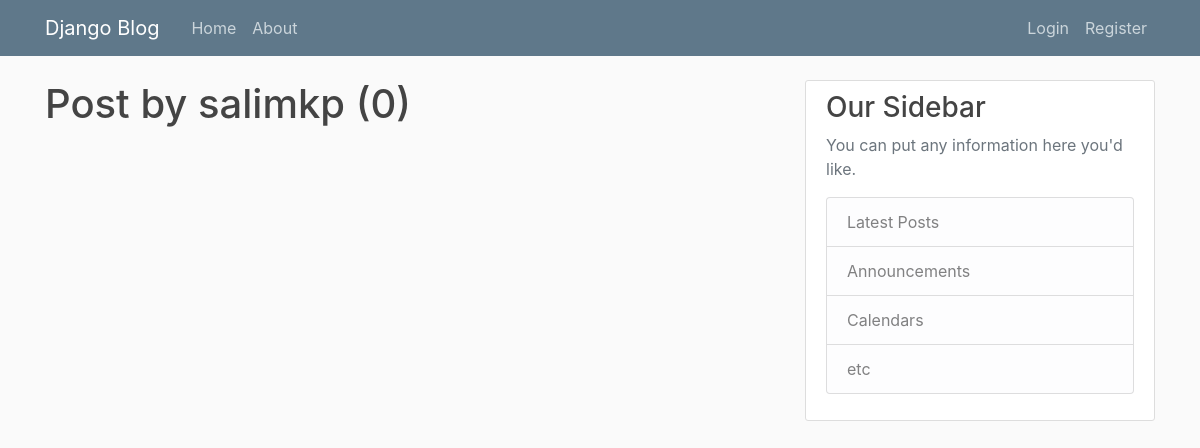
Page /user/salimkp on the earlier database version.
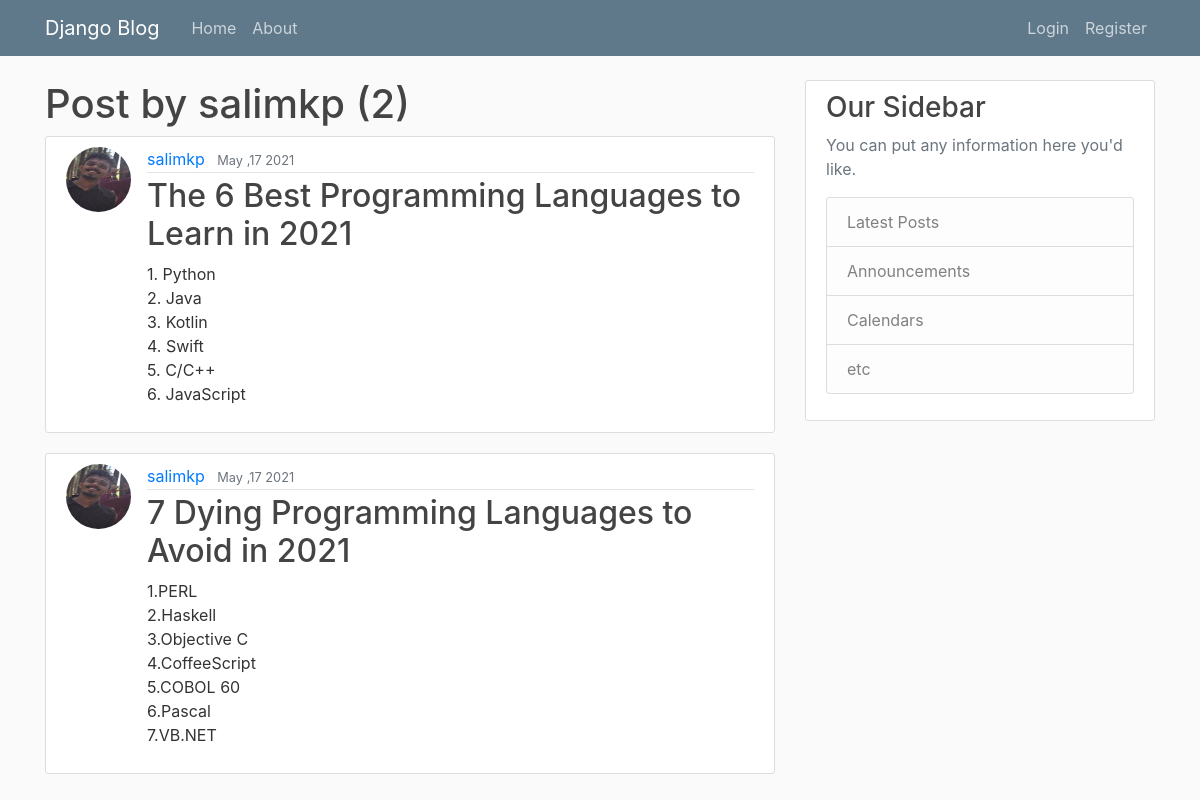
Same page on the later database version.
### blog/models.py (models this page shows, shortened)
class Post(models.Model):
    title=models.CharField(max_length=100)
    content=models.TextField()
    date_posted=models.DateTimeField(default=timezone.now)
    author=models.ForeignKey(User, on_delete=models.CASCADE)

### users/models.py (models this page shows, shortened)
class Profile(models.Model):
    user = models.OneToOneField(User, on_delete=models.CASCADE)
    image = models.ImageField(default = 'default.jpg',upload_to='profile_pics')

### blog/views.py (the view)
# urls.py: path('user/<str:username>',UserPostListView.as_view(),name='user-posts'),
class UserPostListView(ListView):
    model = Post
    template_name = "blog/user_posts.html" #<app>/<module>_<view_type>.html
    context_object_name = 'posts'
    ordering = [ '-date_posted' ]
    paginate_by = 2
    def get_queryset(self):
        user = get_object_or_404(User ,username=self.kwargs.get('username'))
        return Post.objects.filter(author=user).order_by('-date_posted')

### blog/templates/blog/user_posts.html (shortened to what this page needs)
{% extends 'blog/base.html' %}
{% block  content %}
 <h1>Post by {{ view.kwargs.username }} ({{ page_obj.paginator.count }}) </h1>
    {% for  post in posts %}
     <article class="media content-section">
     <img class="rounded-circle  article-img " src="{{ post.author.profile.image.url }}" alt="not image">
        <div class="media-body">
            <div class="article-metadata">
            <a class="mr-2" href="{% url 'user-posts' post.author.username %}">{{ post.author }}</a>
            <small class="text-muted">{{ post.date_posted|date:"F ,d Y" }}</small>
            </div>
            <h2><a class="article-title" href="{% url 'post-detail' post.id %}">{{ post.title }}</a></h2>
            <p class="article-content">{{ post.content }}</p>
        </div>
     </article>
    {% endfor %}
{% endblock content %}

### blog/templates/blog/base.html (shortened to what this page needs)
{% load static %}
<!DOCTYPE html>
<html lang="en">
<head>
    <link rel="stylesheet" href="https://maxcdn.bootstrapcdn.com/bootstrap/4.0.0/css/bootstrap.min.css">
    <link rel="stylesheet"  type="text/css" href="{% static 'blog/main.css' %}">
</head>
<body>
<header class="site-header">
    <nav class="navbar navbar-expand-md navbar-dark bg-steel fixed-top">
        <div class="container">
            <a class="navbar-brand mr-4" href="{% url 'blog_home' %}">Django Blog</a>
      <div class="collapse navbar-collapse" id="navbarToggle">
        <div class="navbar-nav mr-auto">
          <a class="nav-item nav-link" href="{% url 'blog_home' %}">Home</a>
          <a class="nav-item nav-link" href="{% url 'blog_about' %}">About</a>
        </div>
        <div class="navbar-nav">
        {% if  user.is_authenticated %}
          <a class="nav-item nav-link" href="{% url 'post-create' %}">New post</a>
          <a class="nav-item nav-link" href="{% url 'profile' %}">profile</a>
          <a class="nav-item nav-link" href="{% url 'logout' %}">logout</a>
        {% else %}
          <a class="nav-item nav-link" href="{% url 'login' %}">Login</a>
          <a class="nav-item nav-link" href="{% url 'Register' %}">Register</a>
        {% endif %}
        </div>
      </div>
    </div>
  </nav>
</header>
<main role="main" class="container">
    <div class="row">
        <div class="col-md-8">
        {% block content %}{% endblock %}
        </div>
        <div class="col-md-4">
        <div class="content-section">
            <h3>Our Sidebar</h3>
            <p class='text-muted'>You can put any information here you'd like.
            <ul class="list-group">
                <li class="list-group-item list-group-item-light">Latest Posts</li>
                <li class="list-group-item list-group-item-light">Announcements</li>
                <li class="list-group-item list-group-item-light">Calendars</li>
                <li class="list-group-item list-group-item-light">etc</li>
            </ul>
            </p>
        </div>
        </div>
    </div>
</main>
</body>
</html>

### blog/static/blog/main.css (style rules this page uses)
body { background: #fafafa; color: #333333; margin-top: 5rem; }
h1, h2, h3, h4, h5, h6 { color: #444444; }
ul { margin: 0; }
.bg-steel { background-color: #5f788a; }
.site-header .navbar-nav .nav-link { color: #cbd5db; }
.content-section { background: #ffffff; padding: 10px 20px; border: 1px solid #dddddd; border-radius: 3px; margin-bottom: 20px; }
.article-title { color: #444444; }
.article-content { white-space: pre-line; }
.article-img { height: 65px; width: 65px; margin-right: 16px; }
.article-metadata { padding-bottom: 1px; margin-bottom: 4px; border-bottom: 1px solid #e3e3e3 }

Differences in the rows shown:
added Post: author.profile.image (picture), author "salimkp", date_posted "May ,17 2021", title "The 6 Best Programming Languages to Learn in 2021", content "1. Python 2. Java 3. Kotlin 4. Swift 5. C/C++ 6. JavaScript"
added Post: author.profile.image (picture), author "salimkp", date_posted "May ,17 2021", title "7 Dying Programming Languages to Avoid in 2021", content "1.PERL 2.Haskell 3.Objective C 4.CoffeeScript 5.COBOL 60 6.Pascal 7.VB.NET"
Other differences:
{{ page_obj.paginator.count }}: "0" → "2"
